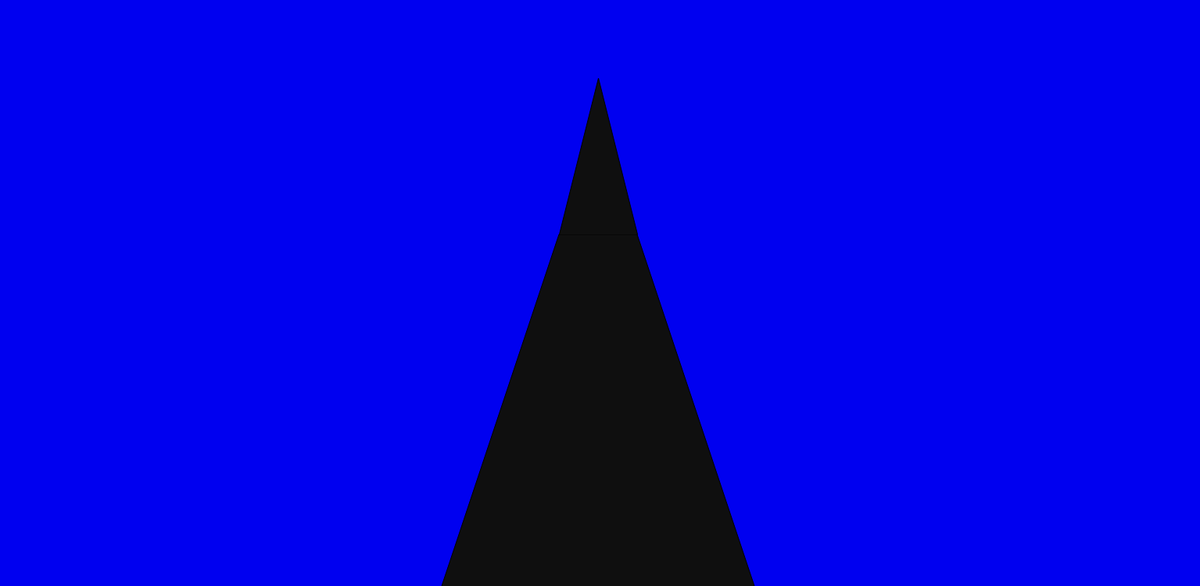
Frame 1 (no input)
Frame 60 (no input): identical to frame 1, image omitted
Frame 120 (the mouse pressed at the canvas centre since frame 60): identical to frame 1, image omitted

The p5.js sketch that drew this single still picture (run headless with seeded random() and noise() and a simulated clock; from frame 60 on, the mouse is pressed at the canvas centre):

// p5.js sketch
// ── sketch.js
// Hér kemur kóðinn þinn:
function setup(){
    createCanvas(1535,750);
    fill(0);

}
  function draw(){
      background(0,0,240);
    //teiknaEldfjall
      beginShape();
      fill(15);
      vertex(765-200,750);
      vertex(765-50,300);
      vertex(765+50,300);
      vertex(765+200,750);
      endShape();

      beginShape();
      fill(15);
      vertex(765.5-50,300);
      vertex(765.5,300-200);
      vertex(765.5+50,300);
      endShape();

}
